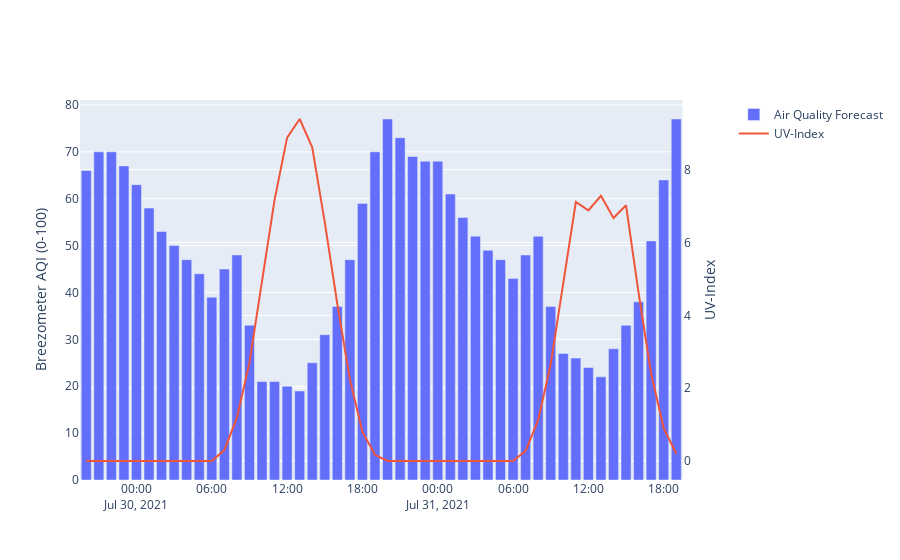

Here is the notebook cell this chart was saved with:
### Markdown cell above
# Data Visualization

### Code cell
import plotly.graph_objects as go
from plotly.subplots import make_subplots
fig = make_subplots(specs=[[{"secondary_y": True}]])
fig.add_trace(go.Bar(x=forecast_data['Local_Time'], y=forecast_data['AQI_Forecast'], name="Air Quality Forecast"), secondary_y=False)
fig.add_trace(go.Line(x=forecast_data['Local_Time'], y=forecast_data['UV_Forecast'], name="UV-Index"), secondary_y=True)
# fig.add_trace(go.line(forecast_data, x="Local_Time", y="UV_Forecast"))
print(f'Showing results for {formatted_address}')
fig.update_yaxes(title_text="Breezometer AQI (0-100)", secondary_y=False)
fig.update_yaxes(title_text="UV-Index", secondary_y=True)
fig.show()
